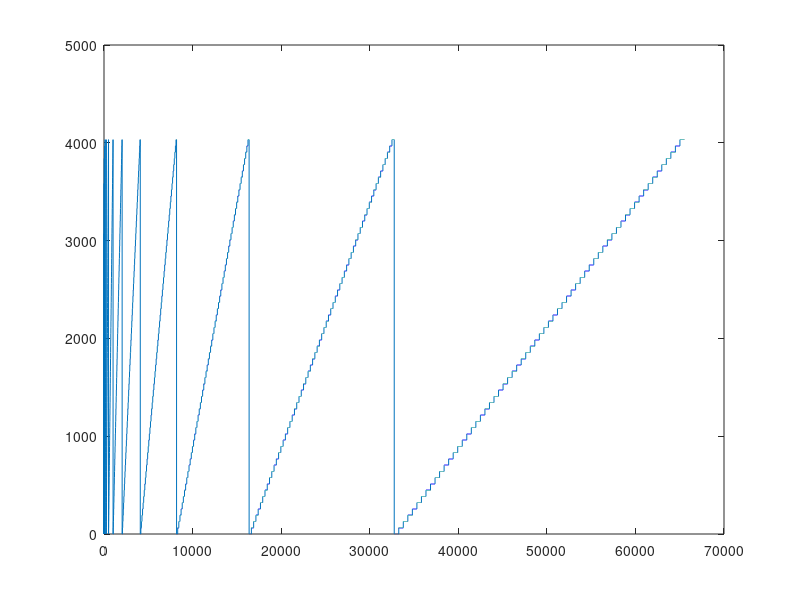
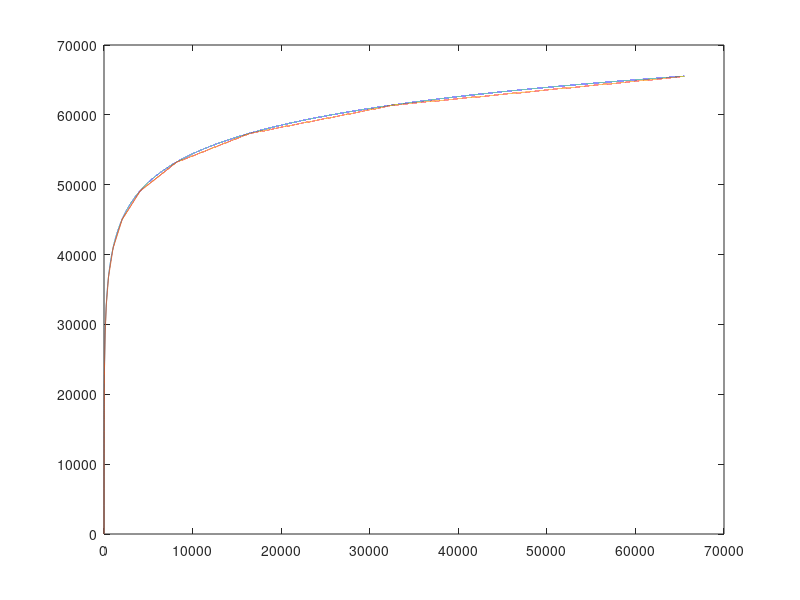
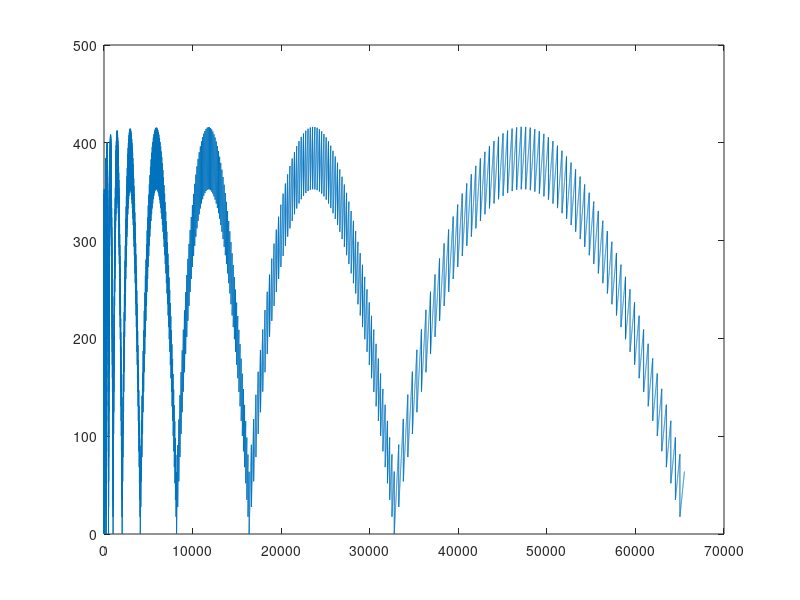
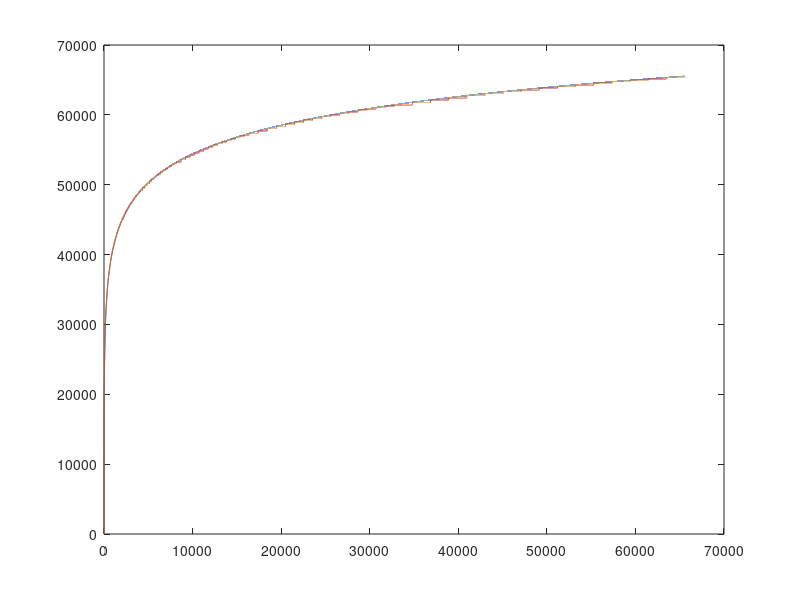

Write MATLAB code to recreate these figures, in order.
% Simple logarithm algorithm, for VHDL implementation
% Assume 16-bit input, 16-bit output.

N = 16;
linear_in = [1:2^N-1];
log_actual = log2(linear_in)*4096;

% This line is easily implemented in hardware by combinational logic
MSB = floor(log2(linear_in));
result_top_4 = MSB*4096;






% This is simple, just take a certain range of bits.
in_MSB_removed = linear_in - 2.^MSB;
linear_remainder = floor(in_MSB_removed./2.^(MSB-6))*64;
result_lin = result_top_4 + linear_remainder;
figure; plot(linear_remainder);
figure; plot(linear_in,log_actual,linear_in,result_lin);
figure; plot(log_actual-result_lin);
RMSErrorLinear = std(log_actual-result_lin)


% Use look-up-table for next few bits
lut16x8 = round((log2(16+[0:15])-4)*256)*16;
% Find next 4 bits after MSB
% Again, this can be impemented in hardware by combinational logic.
lut_address = floor((linear_in - 2.^MSB) ./ 2.^(MSB-4));
%plot(lut_address);
% Use lut_address to index into LUT to give bottom 12 bits.
result_middle_4 = zeros(1,length(linear_in));
for i = 1:length(linear_in)
    result_middle_4(i) = lut16x8(lut_address(i)+1);
end

result = result_top_4 + result_middle_4;
figure; plot(linear_in, log_actual, linear_in, result);
figure; plot(linear_in, log_actual-result);
RMSErrorLUT = std(log_actual-result)

return;
leftover_8 = floor(mod(linear_in,2.^(MSB-5))./2.^(MSB-12));
%part_2 = 192-mod(linear_in,2.^(MSB))./2.^(MSB-7);
%leftover_8 = leftover_8.*part_2/128;
figure; plot(linear_in,log_actual-result,linear_in, leftover_8, linear_in, 192-mod(linear_in,2.^(MSB))./2.^(MSB-7));
result = result+leftover_8;
figure; plot(log_actual-result)
RMS2 = std(log_actual-result);
figure; plot(linear_in, log_actual, linear_in, result);